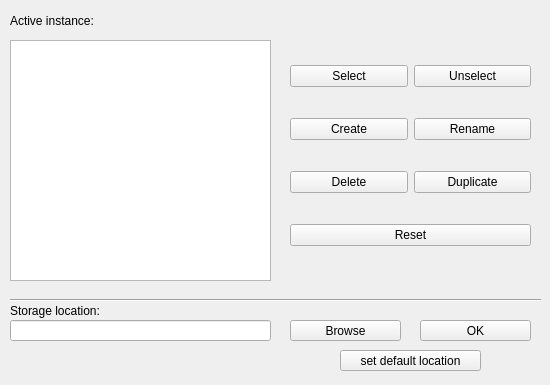
<?xml version="1.0" encoding="UTF-8"?>
<ui version="4.0">
 <class>MainWindow</class>
 <widget class="QMainWindow" name="MainWindow">
  <property name="geometry">
   <rect>
    <x>0</x>
    <y>0</y>
    <width>550</width>
    <height>385</height>
   </rect>
  </property>
  <property name="windowTitle">
   <string>Minecraft instance manager</string>
  </property>
  <widget class="QWidget" name="centralwidget">
   <widget class="QListWidget" name="instances_listWidget">
    <property name="geometry">
     <rect>
      <x>10</x>
      <y>40</y>
      <width>261</width>
      <height>241</height>
     </rect>
    </property>
   </widget>
   <widget class="QLineEdit" name="storage_location_lineEdit">
    <property name="geometry">
     <rect>
      <x>10</x>
      <y>320</y>
      <width>261</width>
      <height>21</height>
     </rect>
    </property>
   </widget>
   <widget class="QLabel" name="active_instance_label">
    <property name="geometry">
     <rect>
      <x>10</x>
      <y>10</y>
      <width>111</width>
      <height>21</height>
     </rect>
    </property>
    <property name="text">
     <string>Active instance: </string>
    </property>
   </widget>
   <widget class="Line" name="line">
    <property name="geometry">
     <rect>
      <x>10</x>
      <y>290</y>
      <width>531</width>
      <height>21</height>
     </rect>
    </property>
    <property name="orientation">
     <enum>Qt::Horizontal</enum>
    </property>
   </widget>
   <widget class="QLabel" name="storage_location_label">
    <property name="geometry">
     <rect>
      <x>10</x>
      <y>300</y>
      <width>91</width>
      <height>21</height>
     </rect>
    </property>
    <property name="text">
     <string>Storage location:</string>
    </property>
   </widget>
   <widget class="QPushButton" name="browse_pushButton">
    <property name="geometry">
     <rect>
      <x>290</x>
      <y>320</y>
      <width>111</width>
      <height>21</height>
     </rect>
    </property>
    <property name="text">
     <string>Browse</string>
    </property>
   </widget>
   <widget class="QPushButton" name="set_default_location_pushButton">
    <property name="geometry">
     <rect>
      <x>340</x>
      <y>350</y>
      <width>141</width>
      <height>21</height>
     </rect>
    </property>
    <property name="text">
     <string>set default location</string>
    </property>
   </widget>
   <widget class="QPushButton" name="storage_location_OK_pushButton">
    <property name="geometry">
     <rect>
      <x>420</x>
      <y>320</y>
      <width>111</width>
      <height>21</height>
     </rect>
    </property>
    <property name="text">
     <string>OK</string>
    </property>
   </widget>
   <widget class="QWidget" name="gridLayoutWidget">
    <property name="geometry">
     <rect>
      <x>290</x>
      <y>40</y>
      <width>241</width>
      <height>231</height>
     </rect>
    </property>
    <layout class="QGridLayout" name="gridLayout">
     <item row="1" column="1">
      <widget class="QPushButton" name="rename_pushButton">
       <property name="text">
        <string>Rename</string>
       </property>
      </widget>
     </item>
     <item row="2" column="0">
      <widget class="QPushButton" name="delete_pushButton">
       <property name="text">
        <string>Delete</string>
       </property>
      </widget>
     </item>
     <item row="2" column="1">
      <widget class="QPushButton" name="duplicate_pushButton">
       <property name="text">
        <string>Duplicate</string>
       </property>
      </widget>
     </item>
     <item row="0" column="0">
      <widget class="QPushButton" name="select_pushButton">
       <property name="text">
        <string>Select</string>
       </property>
      </widget>
     </item>
     <item row="0" column="1">
      <widget class="QPushButton" name="unselect_pushButton">
       <property name="text">
        <string>Unselect</string>
       </property>
      </widget>
     </item>
     <item row="1" column="0">
      <widget class="QPushButton" name="create_pushButton">
       <property name="text">
        <string>Create</string>
       </property>
      </widget>
     </item>
     <item row="3" column="0" colspan="2">
      <widget class="QPushButton" name="reset_pushButton">
       <property name="text">
        <string>Reset</string>
       </property>
      </widget>
     </item>
    </layout>
   </widget>
  </widget>
 </widget>
 <resources/>
 <connections/>
</ui>
